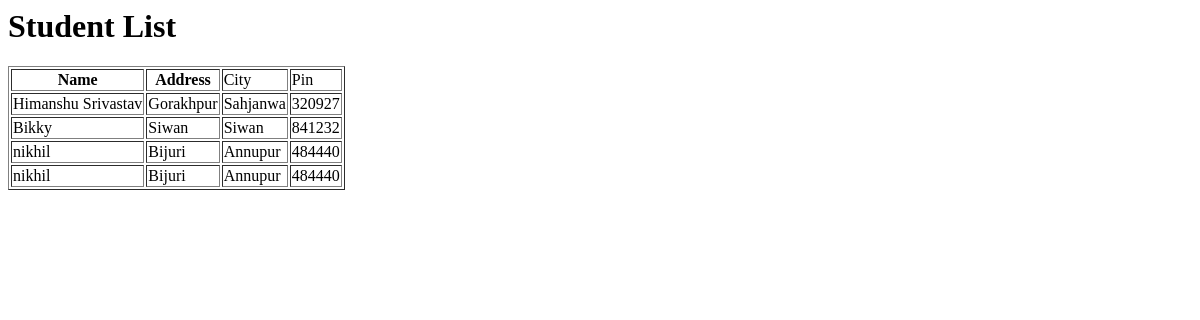
Before: /listStudent with the older database file.
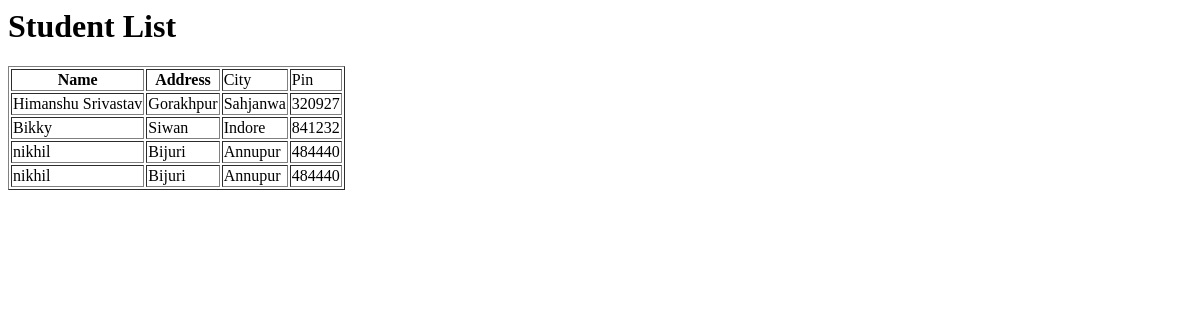
After: the same page with the newer database file.
### tables this page shows
CREATE TABLE student(name TEXT,addr TEXT,city TEXT,pin TEXT);

### route.py (the view)
@app.route("/listStudent")
def list_student():
    conn = sqlite3.connect("mycollege.db")
    conn.row_factory = sqlite3.Row
    cur = conn.cursor()
    cur.execute("select * from student")
    row = cur.fetchall()
    return render_template("view.html", row=row)

### templates/view.html
<h1>Student List</h1>
<table border="dashed">
  <thead>
    <th>Name</th>
    <th>Address</th>
    <td>City</td>
    <td>Pin</td>
  </thead>
  {% for row in row %}
  <tr>
    <td>{{row['name']}}</td>
    <td>{{row['addr']}}</td>
    <td>{{row['city']}}</td>
    <td>{{row['pin']}}</td>
  </tr>
  {% endfor %}
</table>

Changed rows visible on the page:
changed student "Bikky": city "Siwan" → "Indore"
